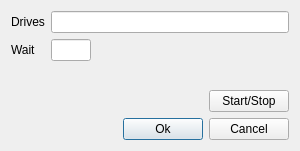
<?xml version="1.0" encoding="UTF-8"?>
<ui version="4.0">
 <class>Dialog</class>
 <widget class="QDialog" name="Dialog">
  <property name="geometry">
   <rect>
    <x>0</x>
    <y>0</y>
    <width>300</width>
    <height>151</height>
   </rect>
  </property>
  <property name="minimumSize">
   <size>
    <width>300</width>
    <height>150</height>
   </size>
  </property>
  <property name="maximumSize">
   <size>
    <width>800</width>
    <height>300</height>
   </size>
  </property>
  <property name="windowTitle">
   <string>HD Active</string>
  </property>
  <layout class="QVBoxLayout" name="verticalLayout">
   <item>
    <layout class="QGridLayout" name="gridLayout">
     <property name="sizeConstraint">
      <enum>QLayout::SetDefaultConstraint</enum>
     </property>
     <item row="0" column="0">
      <widget class="QLabel" name="drives_label">
       <property name="text">
        <string>Drives</string>
       </property>
       <property name="buddy">
        <cstring>drives_line_edit</cstring>
       </property>
      </widget>
     </item>
     <item row="0" column="1">
      <widget class="QLineEdit" name="drives_line_edit"/>
     </item>
     <item row="1" column="0">
      <widget class="QLabel" name="wait_label">
       <property name="text">
        <string>Wait</string>
       </property>
       <property name="buddy">
        <cstring>wait_line_edit</cstring>
       </property>
      </widget>
     </item>
     <item row="1" column="1">
      <widget class="QLineEdit" name="wait_line_edit">
       <property name="maximumSize">
        <size>
         <width>40</width>
         <height>16777215</height>
        </size>
       </property>
      </widget>
     </item>
    </layout>
   </item>
   <item>
    <spacer name="verticalSpacer">
     <property name="orientation">
      <enum>Qt::Vertical</enum>
     </property>
     <property name="sizeHint" stdset="0">
      <size>
       <width>20</width>
       <height>40</height>
      </size>
     </property>
    </spacer>
   </item>
   <item>
    <layout class="QHBoxLayout" name="horizontalLayout_2">
     <item>
      <spacer name="horizontalSpacer_2">
       <property name="orientation">
        <enum>Qt::Horizontal</enum>
       </property>
       <property name="sizeHint" stdset="0">
        <size>
         <width>40</width>
         <height>20</height>
        </size>
       </property>
      </spacer>
     </item>
     <item>
      <widget class="QPushButton" name="change_state_button">
       <property name="text">
        <string>Start/Stop</string>
       </property>
      </widget>
     </item>
    </layout>
   </item>
   <item>
    <layout class="QHBoxLayout" name="horizontalLayout">
     <item>
      <spacer name="horizontalSpacer">
       <property name="orientation">
        <enum>Qt::Horizontal</enum>
       </property>
       <property name="sizeHint" stdset="0">
        <size>
         <width>40</width>
         <height>20</height>
        </size>
       </property>
      </spacer>
     </item>
     <item>
      <widget class="QPushButton" name="ok_button">
       <property name="text">
        <string>Ok</string>
       </property>
       <property name="default">
        <bool>true</bool>
       </property>
      </widget>
     </item>
     <item>
      <widget class="QPushButton" name="cancel_button">
       <property name="text">
        <string>Cancel</string>
       </property>
       <property name="default">
        <bool>false</bool>
       </property>
      </widget>
     </item>
    </layout>
   </item>
  </layout>
 </widget>
 <tabstops>
  <tabstop>drives_line_edit</tabstop>
  <tabstop>wait_line_edit</tabstop>
  <tabstop>change_state_button</tabstop>
  <tabstop>ok_button</tabstop>
  <tabstop>cancel_button</tabstop>
 </tabstops>
 <resources/>
 <connections/>
</ui>
